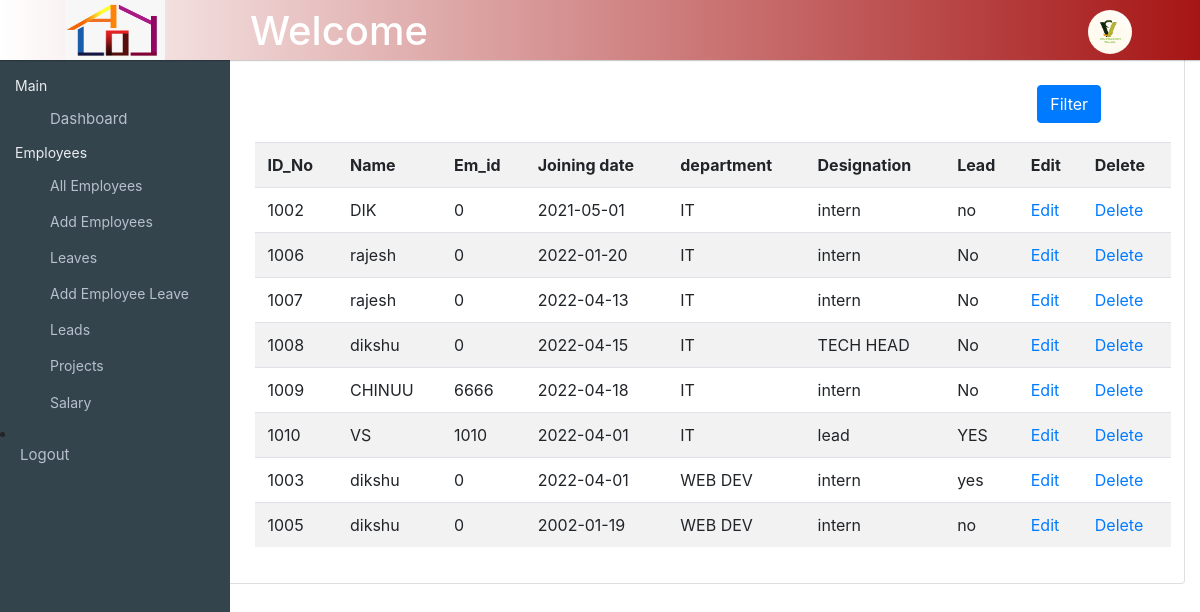
Screenshot of /emp_filter1.php (signed in) with the database file from the repository.
### tables this page shows
CREATE TABLE `employee` (
  `id` int(5) NOT NULL,
  `name` varchar(200) NOT NULL,
  `Em_id` int(6) NOT NULL,
  `joining_date` date NOT NULL,
  `depatment` varchar(100) NOT NULL,
  `designation` varchar(100) NOT NULL,
  `lead` varchar(20) NOT NULL,
  `username` varchar(200) NOT NULL,
  `password` varchar(200) NOT NULL,
  `email` varchar(100) NOT NULL
);

### emp_filter1.php (the view, shortened to what this page needs)
<?php
include "header.php";
include "top-left-menu.php";
?>
<!DOCTYPE html>
<html lang="en">
<head>
    <link rel="stylesheet" href="css/style3.css">
</head>
<body>
    <div class="breadcrumbs">
        <div class="col-sm-4">
            <div class="page-header float-left">
                <div class="page-title">
                    <h1>Employee Details </h1>
                </div>
            </div>
        </div>
    </div>
    <div class="content mt-3">
        <div class="animated fadeIn">
            <div class="row">
                <div class="col-lg-12">
                    <div class="card">
                        <div class="card-body">
                            <div class="dropdown" style="margin-top: 4%;margin-left:90%; padding:1%;">
                                <button class="btn btn-primary">Filter </button>
                            </div>
                            <table class="table table-striped custom-table datatable" style="width: 95%;">
                                <tr>
                                    <th>ID_No</th>
                                    <th>Name</th>
                                    <th>Em_id</th>
                                    <th>Joining date</th>
                                    <th>department</th>
                                    <th>Designation</th>
                                    <th>Lead</th>
                                    <th>Edit</th>
                                    <th>Delete</th>
                                </tr>
                                <?php
                                $res = mysqli_query($link, "select * from employee order by depatment asc");
                                while ($row = mysqli_fetch_array($res)) {
                                    echo "<tr>";
                                    echo "<td>";
                                    echo $row["id"];
                                    echo "</td>";
                                    echo "<td>";
                                    echo $row["name"];
                                    echo "</td>";
                                    echo "<td>";
                                    echo $row["Em_id"];
                                    echo "</td>";
                                    echo "<td>";
                                    echo $row["joining_date"];
                                    echo "</td>";
                                    echo "<td>";
                                    echo $row["depatment"];
                                    echo "</td>";
                                    echo "<td>";
                                    echo $row["designation"];
                                    echo "</td>";
                                    echo "<td>";
                                    echo $row["lead"];
                                    echo "</td>";
                                    echo "<td>";
                                ?>
                                    <a href="edit_empl.php?id=<?php echo $row["id"]; ?>">Edit</a>
                                    <?php
                                    echo "</td>";
                                    echo "<td>";
                                    ?>
                                    <a href="delete_empl.php?id=<?php echo $row["id"]; ?>" onclick="return confirm('Are you sure?')">Delete</a>
                                <?php
                                    echo "</td>";
                                    echo "</tr>";
                                }
                                ?>
                            </table>
                        </div>
                    </div>
                </div>
            </div>
        </div>
    </div>
</body>
</html>

### header.php (shortened to what this page needs)
<link rel="stylesheet" href="css/bootstrap.min.css">
<link rel="stylesheet" href="css/style.css">
<div class="header">
    <div class="wrapper">
        <div class="header-left">
            <a href="employees.php" class="logo">
                <img src="download.png" width="100" height="60" alt="">
            </a>
        </div>
        <div class="page-title-box">
            <h3> Welcome</h3>
        </div>
    </div>
</div>
<div class="sidebar" id="sidebar">
    <div class="sidebar-inner slimscroll">
        <div id="sidebar-menu" class="sidebar-menu">
            <ul>
                <li class="menu-title">
                    <span>Main</span>
                </li>
                <li class="submenu">
                    <a href="#"><i class="la la-dashboard"></i> <span> Dashboard</span> <span class="menu-arrow"></span></a>
                </li>
                <li class="menu-title">
                    <span>Employees</span>
                </li>
                <li class="submenu">
                    <ul style="display:block;">
                        <li><a href="employees.php">All Employees</a></li>
                        <li><a href="add_empl.php">Add Employees</a></li>
                        <li><a href="leaves.php">Leaves</a></li>
                        <li><a href="add_leaves.php">Add Employee Leave</a></li>
                        <li><a href="leads.php">Leads</a></li>
                        <li><a href="projects.php">Projects</a></li>
                        <li><a href="salary_payrool.php">Salary</a></li>
                    </ul>
                </li>
            </ul>
            <li>
                <a href="logout.php"><i class="la la-power-off"></i> <span>Logout</span></a>
            </li>
        </div>
    </div>
</div>

### top-left-menu.php (shortened to what this page needs)
<ul class="nav user-menu" style="position: absolute;right:0;top:0 ;z-index:5000;">
    <li class=" nav-item dropdown has-arrow main-drop">
        <span class="user-img"><img src="Untitled-1.png" alt="User Picture">
        </span>
    </li>
</ul>

### css/style.css (style rules this page uses)
html, body { max-width: 100%; }
.header img { margin-left: 0; }
.header { background: -moz-linear-gradient(left, #ffffff 0%, #850000 100%); background: -webkit-linear-gradient(left, #ffffff 0%, #7c0707 100%); background: -ms-linear-gradient(left, #ffffff 0%, #a90303 100%); background: linear-gradient(to right, #ffffff 0%, #a61515 100%); border-bottom: 1px solid transparent; box-shadow: 0 1px 1px 0 rgba(0, 0, 0, 0.2); height: 60px; left: 0; position: fixed; right: 0; top: 0; z-index: 1002; }
.header .header-left { float: left; height: 60px; padding: 0 20px; position: relative; text-align: center; width: 230px; z-index: 1; transition: all 0.2s ease-in-out; }
.header .header-left .logo { display: inline-block; line-height: 80px; }
.page-title-box { border-radius: 0; float: left; height: 60px; margin-bottom: 0; padding: 17px 20px; }
.page-title-box h3 { color: #fff; font-size: 40px; font-weight: 500; margin: 0; margin-top: -10px; }
.user-menu { float: right; margin: 0; position: relative; z-index: 99; }
.user-img { display: inline-block; position: relative; }
.main-drop .user-img img { border-radius: 50%; width: 30px; }
.main-drop .user-img img { border-radius: 50%; width: 44px; margin-top: -20px; }
.dropdown { position: relative; display:flexbox; list-style: none; padding: 28px; left: -40px; }
.sidebar { background-color: #34444c; border-right: 1px solid transparent; bottom: 0; left: 0; margin-top: 0; position: fixed; top: 60px; transition: all 0.2s ease-in-out 0s; width: 230px; z-index: 1001; }
.sidebar-inner { height: 100%; transition: all 0.2s ease-in-out 0s; }
.sidebar-menu { padding: 10px 0; }
.sidebar-menu ul { font-size: 15px; list-style-type: none; margin: 0; padding: 0; position: relative; }
.sidebar-menu li a { color: #b7c0cd; display: block; font-size: 15px; height: auto; padding: 0 20px; }
.menu-title { color: #ebecf1; display: flex; font-size: 14px; opacity: 1; padding: 5px 15px; white-space: nowrap; }
.sidebar .sidebar-menu > ul > li > a span { transition: all 0.2s ease-in-out 0s; display: inline-block; margin-left: 15px; white-space: nowrap; }
.sidebar-menu ul ul a { display: block; font-size: 14px; padding: 9px 10px 9px 50px; position: relative; }
.sidebar-menu ul ul { display: none; }
.sidebar-menu > ul > li { position: relative; }
.sidebar-menu .menu-arrow { -webkit-transition: -webkit-transform 0.15s; -o-transition: -o-transform 0.15s; transition: transform .15s; position: absolute; right: 15px; display: inline-block; font-family: 'FontAwesome'; text-rendering: auto; line-height: 40px; font-size: 18px; -webkit-font-smoothing: antialiased; -moz-osx-font-smoothing: grayscale; -webkit-transform: translate(0, 0); -ms-transform: translate(0, 0); -o-transform: translate(0, 0); transform: translate(0, 0); line-height: 18px; top: 11px; }
.sidebar-menu .menu-arrow:before { content: "\f105"; }
.sidebar-menu a { line-height: 1.3; transition: unset; -moz-transition: unset; -o-transition: unset; -ms-transition: unset; -webkit-transition: unset; }
.sidebar-menu > ul > li > a { padding: 8px 15px; align-items: center; display: flex; justify-content: flex-start; position: relative; transition: all 0.2s ease-in-out 0s; }

### css/style3.css (style rules this page uses)
.row table { padding: 60px; margin-top: 1%; margin-left: 55px; width: 80%; }
.page-title h1 { margin-top: 50px; align-self: center; text-align: center; font-size: large; font-weight: 600; }

### rows the page displays
employee: id "1002", name "DIK", Em "0", joining_date "2021-05-01", depatment "IT", designation "intern", lead "no"
employee: id "1006", name "rajesh", Em "0", joining_date "2022-01-20", depatment "IT", designation "intern", lead "No"
employee: id "1007", name "rajesh", Em "0", joining_date "2022-04-13", depatment "IT", designation "intern", lead "No"
employee: id "1008", name "dikshu", Em "0", joining_date "2022-04-15", depatment "IT", designation "TECH HEAD", lead "No"
employee: id "1009", name "CHINUU", Em "6666", joining_date "2022-04-18", depatment "IT", designation "intern", lead "No"
employee: id "1010", name "VS", Em "1010", joining_date "2022-04-01", depatment "IT", designation "lead", lead "YES"
employee: id "1003", name "dikshu", Em "0", joining_date "2022-04-01", depatment "WEB DEV", designation "intern", lead "yes"
employee: id "1005", name "dikshu", Em "0", joining_date "2002-01-19", depatment "WEB DEV", designation "intern", lead "no"
